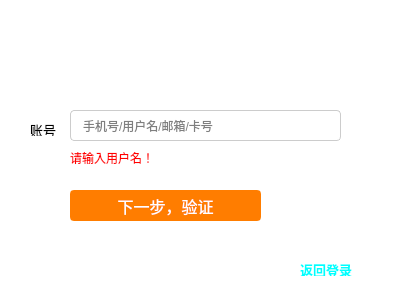
<?xml version="1.0" encoding="UTF-8"?>
<ui version="4.0">
 <class>Formpwd</class>
 <widget class="QWidget" name="Formpwd">
  <property name="geometry">
   <rect>
    <x>0</x>
    <y>0</y>
    <width>400</width>
    <height>300</height>
   </rect>
  </property>
  <property name="minimumSize">
   <size>
    <width>400</width>
    <height>300</height>
   </size>
  </property>
  <property name="maximumSize">
   <size>
    <width>400</width>
    <height>300</height>
   </size>
  </property>
  <property name="windowTitle">
   <string/>
  </property>
  <property name="styleSheet">
   <string notr="true">background-color: rgb(255, 255, 255);</string>
  </property>
  <widget class="QStackedWidget" name="pwdstackedWidget">
   <property name="geometry">
    <rect>
     <x>10</x>
     <y>30</y>
     <width>381</width>
     <height>261</height>
    </rect>
   </property>
   <property name="whatsThis">
    <string>忘记密码-修改密码</string>
   </property>
   <property name="currentIndex">
    <number>0</number>
   </property>
   <widget class="QWidget" name="page">
    <widget class="QLabel" name="label_8">
     <property name="geometry">
      <rect>
       <x>20</x>
       <y>90</y>
       <width>41</width>
       <height>16</height>
      </rect>
     </property>
     <property name="text">
      <string>&lt;html&gt;&lt;head/&gt;&lt;body&gt;&lt;p&gt;&lt;span style=&quot; font-size:10pt; color:#000000;&quot;&gt;账号&lt;/span&gt;&lt;/p&gt;&lt;/body&gt;&lt;/html&gt;</string>
     </property>
    </widget>
    <widget class="QLineEdit" name="usernameEdit">
     <property name="enabled">
      <bool>true</bool>
     </property>
     <property name="geometry">
      <rect>
       <x>60</x>
       <y>80</y>
       <width>271</width>
       <height>31</height>
      </rect>
     </property>
     <property name="styleSheet">
      <string notr="true">QLineEdit {
    border: 1px solid #cccccc; /* 浅灰色边框（默认可见） */
    border-radius: 4px; /* 可选：圆角更美观 */
    padding: 0 10px; /* 可选：输入内容不贴边 */
    height: 40px; /* 可选：统一高度 */
}
QLineEdit:focus {
    border-color: #0066cc; /* 聚焦时变蓝色边框（更醒目） */
}</string>
     </property>
     <property name="echoMode">
      <enum>QLineEdit::EchoMode::Normal</enum>
     </property>
     <property name="placeholderText">
      <string>手机号/用户名/邮箱/卡号</string>
     </property>
    </widget>
    <widget class="QPushButton" name="pushButton_2">
     <property name="geometry">
      <rect>
       <x>60</x>
       <y>160</y>
       <width>191</width>
       <height>31</height>
      </rect>
     </property>
     <property name="styleSheet">
      <string notr="true">/* 登录按钮基础样式（橙色边框+橙色背景，搭配白色文字） */
QPushButton {
    /* 橙色边框：#ff7d00 是常用登录页橙色，可替换为 #ff9900（浅橙）、#ff6600（深橙） */
    border: 2px solid #ff7d00; 
    border-radius: 4px; /* 圆角（和输入框保持一致，更协调） */
    background-color: #ff7d00; /* 按钮背景色（和边框同色，一体化效果） */
    color: white; /* 文字白色 */
    font-size: 16px; /* 文字大小 */
    height: 44px; /* 按钮高度（和输入框呼应） */
}

/* 悬浮状态（边框加深+背景色变深，更有交互感） */
QPushButton:hover {
    border-color: #ff6600; /* 悬浮时边框深橙色 */
    background-color: #ff6600; /* 悬浮时背景深橙色 */
}

/* 点击状态（边框再加深+背景色压暗，模拟按压效果） */
QPushButton:pressed {
    border-color: #e65c00; /* 点击时边框更深橙色 */
    background-color: #e65c00; /* 点击时背景更深橙色 */
}

/* 禁用状态（可选：如果按钮需要禁用，边框和背景变灰色） */
QPushButton:disabled {
    border-color: #cccccc;
    background-color: #cccccc;
    color: #ffffff;
}</string>
     </property>
     <property name="text">
      <string>下一步，验证</string>
     </property>
    </widget>
    <widget class="QLabel" name="tip1Label">
     <property name="enabled">
      <bool>true</bool>
     </property>
     <property name="geometry">
      <rect>
       <x>60</x>
       <y>120</y>
       <width>91</width>
       <height>16</height>
      </rect>
     </property>
     <property name="styleSheet">
      <string notr="true">color: red; font-size: 12px; visibility: hidden;</string>
     </property>
     <property name="text">
      <string>请输入用户名！</string>
     </property>
    </widget>
   </widget>
   <widget class="QWidget" name="page_2">
    <widget class="QLabel" name="label">
     <property name="geometry">
      <rect>
       <x>20</x>
       <y>40</y>
       <width>54</width>
       <height>16</height>
      </rect>
     </property>
     <property name="text">
      <string>&lt;html&gt;&lt;head/&gt;&lt;body&gt;&lt;p&gt;&lt;span style=&quot; font-size:10pt; color:#000000;&quot;&gt;账号&lt;/span&gt;&lt;/p&gt;&lt;/body&gt;&lt;/html&gt;</string>
     </property>
    </widget>
    <widget class="QLabel" name="label_2">
     <property name="geometry">
      <rect>
       <x>20</x>
       <y>90</y>
       <width>54</width>
       <height>16</height>
      </rect>
     </property>
     <property name="text">
      <string>&lt;html&gt;&lt;head/&gt;&lt;body&gt;&lt;p&gt;&lt;span style=&quot; font-size:10pt; color:#000000;&quot;&gt;绑定手机&lt;/span&gt;&lt;/p&gt;&lt;/body&gt;&lt;/html&gt;</string>
     </property>
    </widget>
    <widget class="QLabel" name="nameshow">
     <property name="geometry">
      <rect>
       <x>110</x>
       <y>40</y>
       <width>101</width>
       <height>16</height>
      </rect>
     </property>
     <property name="text">
      <string>&lt;html&gt;&lt;head/&gt;&lt;body&gt;&lt;p&gt;&lt;span style=&quot; color:#000000;&quot;&gt;&lt;br/&gt;&lt;/span&gt;&lt;/p&gt;&lt;/body&gt;&lt;/html&gt;</string>
     </property>
    </widget>
    <widget class="QLabel" name="phoneshow">
     <property name="geometry">
      <rect>
       <x>110</x>
       <y>90</y>
       <width>111</width>
       <height>16</height>
      </rect>
     </property>
     <property name="text">
      <string>&lt;html&gt;&lt;head/&gt;&lt;body&gt;&lt;p&gt;&lt;span style=&quot; color:#000000;&quot;&gt;&lt;br/&gt;&lt;/span&gt;&lt;/p&gt;&lt;/body&gt;&lt;/html&gt;</string>
     </property>
    </widget>
    <widget class="QLabel" name="label_4">
     <property name="geometry">
      <rect>
       <x>20</x>
       <y>140</y>
       <width>54</width>
       <height>16</height>
      </rect>
     </property>
     <property name="text">
      <string>&lt;html&gt;&lt;head/&gt;&lt;body&gt;&lt;p&gt;&lt;span style=&quot; font-size:10pt; color:#000000;&quot;&gt;验证码&lt;/span&gt;&lt;/p&gt;&lt;/body&gt;&lt;/html&gt;</string>
     </property>
    </widget>
    <widget class="QLineEdit" name="codeEdit">
     <property name="enabled">
      <bool>true</bool>
     </property>
     <property name="geometry">
      <rect>
       <x>110</x>
       <y>130</y>
       <width>221</width>
       <height>31</height>
      </rect>
     </property>
     <property name="styleSheet">
      <string notr="true">QLineEdit {
    border: 1px solid #cccccc; /* 浅灰色边框（默认可见） */
    border-radius: 4px; /* 可选：圆角更美观 */
    padding: 0 10px; /* 可选：输入内容不贴边 */
    height: 40px; /* 可选：统一高度 */
}
QLineEdit:focus {
    border-color: #0066cc; /* 聚焦时变蓝色边框（更醒目） */
}</string>
     </property>
     <property name="echoMode">
      <enum>QLineEdit::EchoMode::Normal</enum>
     </property>
     <property name="placeholderText">
      <string>6位数字</string>
     </property>
    </widget>
    <widget class="QPushButton" name="pushButton_3">
     <property name="geometry">
      <rect>
       <x>110</x>
       <y>190</y>
       <width>191</width>
       <height>31</height>
      </rect>
     </property>
     <property name="styleSheet">
      <string notr="true">/* 登录按钮基础样式（橙色边框+橙色背景，搭配白色文字） */
QPushButton {
    /* 橙色边框：#ff7d00 是常用登录页橙色，可替换为 #ff9900（浅橙）、#ff6600（深橙） */
    border: 2px solid #ff7d00; 
    border-radius: 4px; /* 圆角（和输入框保持一致，更协调） */
    background-color: #ff7d00; /* 按钮背景色（和边框同色，一体化效果） */
    color: white; /* 文字白色 */
    font-size: 16px; /* 文字大小 */
    height: 44px; /* 按钮高度（和输入框呼应） */
}

/* 悬浮状态（边框加深+背景色变深，更有交互感） */
QPushButton:hover {
    border-color: #ff6600; /* 悬浮时边框深橙色 */
    background-color: #ff6600; /* 悬浮时背景深橙色 */
}

/* 点击状态（边框再加深+背景色压暗，模拟按压效果） */
QPushButton:pressed {
    border-color: #e65c00; /* 点击时边框更深橙色 */
    background-color: #e65c00; /* 点击时背景更深橙色 */
}

/* 禁用状态（可选：如果按钮需要禁用，边框和背景变灰色） */
QPushButton:disabled {
    border-color: #cccccc;
    background-color: #cccccc;
    color: #ffffff;
}</string>
     </property>
     <property name="text">
      <string>下一步，验证</string>
     </property>
    </widget>
    <widget class="ClickableLabel" name="getcodeLabel1">
     <property name="geometry">
      <rect>
       <x>240</x>
       <y>140</y>
       <width>81</width>
       <height>20</height>
      </rect>
     </property>
     <property name="text">
      <string>&lt;html&gt;&lt;head/&gt;&lt;body&gt;&lt;p&gt;&lt;span style=&quot; color:#00aaff;&quot;&gt;发送验证码&lt;/span&gt;&lt;/p&gt;&lt;/body&gt;&lt;/html&gt;</string>
     </property>
    </widget>
    <widget class="QLabel" name="tip2Label">
     <property name="enabled">
      <bool>true</bool>
     </property>
     <property name="geometry">
      <rect>
       <x>110</x>
       <y>170</y>
       <width>91</width>
       <height>16</height>
      </rect>
     </property>
     <property name="styleSheet">
      <string notr="true">color: red; font-size: 12px; visibility: hidden;</string>
     </property>
     <property name="text">
      <string>请输入验证码！</string>
     </property>
    </widget>
    <widget class="QLabel" name="tip3Label">
     <property name="enabled">
      <bool>true</bool>
     </property>
     <property name="geometry">
      <rect>
       <x>110</x>
       <y>170</y>
       <width>91</width>
       <height>16</height>
      </rect>
     </property>
     <property name="styleSheet">
      <string notr="true">color: red; font-size: 12px; visibility: hidden;</string>
     </property>
     <property name="text">
      <string>验证码错误！</string>
     </property>
    </widget>
    <widget class="ClickableLabel" name="backLabel_2">
     <property name="geometry">
      <rect>
       <x>110</x>
       <y>230</y>
       <width>81</width>
       <height>16</height>
      </rect>
     </property>
     <property name="text">
      <string>&lt;html&gt;&lt;head/&gt;&lt;body&gt;&lt;p&gt;&lt;span style=&quot; font-size:10pt; color:#adadad;&quot;&gt;&amp;lt;返回上一步&lt;/span&gt;&lt;/p&gt;&lt;/body&gt;&lt;/html&gt;</string>
     </property>
    </widget>
   </widget>
   <widget class="QWidget" name="page_3">
    <widget class="QLabel" name="label_9">
     <property name="geometry">
      <rect>
       <x>20</x>
       <y>70</y>
       <width>41</width>
       <height>16</height>
      </rect>
     </property>
     <property name="text">
      <string>&lt;html&gt;&lt;head/&gt;&lt;body&gt;&lt;p&gt;&lt;span style=&quot; font-size:10pt; font-weight:700; color:#000000;&quot;&gt;新密码&lt;/span&gt;&lt;/p&gt;&lt;/body&gt;&lt;/html&gt;</string>
     </property>
    </widget>
    <widget class="QLineEdit" name="pwdEdit">
     <property name="enabled">
      <bool>true</bool>
     </property>
     <property name="geometry">
      <rect>
       <x>80</x>
       <y>60</y>
       <width>271</width>
       <height>31</height>
      </rect>
     </property>
     <property name="styleSheet">
      <string notr="true">QLineEdit {
    border: 1px solid #cccccc; /* 浅灰色边框（默认可见） */
    border-radius: 4px; /* 可选：圆角更美观 */
    padding: 0 10px; /* 可选：输入内容不贴边 */
    height: 40px; /* 可选：统一高度 */
}
QLineEdit:focus {
    border-color: #0066cc; /* 聚焦时变蓝色边框（更醒目） */
}</string>
     </property>
     <property name="echoMode">
      <enum>QLineEdit::EchoMode::Password</enum>
     </property>
     <property name="placeholderText">
      <string>请设置新密码</string>
     </property>
    </widget>
    <widget class="QLabel" name="label_10">
     <property name="geometry">
      <rect>
       <x>0</x>
       <y>130</y>
       <width>71</width>
       <height>16</height>
      </rect>
     </property>
     <property name="text">
      <string>&lt;html&gt;&lt;head/&gt;&lt;body&gt;&lt;p&gt;&lt;span style=&quot; font-size:10pt; font-weight:700; color:#000000;&quot;&gt;确认新密码&lt;/span&gt;&lt;/p&gt;&lt;/body&gt;&lt;/html&gt;</string>
     </property>
    </widget>
    <widget class="QLineEdit" name="pwdEdit_2">
     <property name="geometry">
      <rect>
       <x>80</x>
       <y>120</y>
       <width>271</width>
       <height>31</height>
      </rect>
     </property>
     <property name="styleSheet">
      <string notr="true">QLineEdit {
    border: 1px solid #cccccc; /* 浅灰色边框（默认可见） */
    border-radius: 4px; /* 可选：圆角更美观 */
    padding: 0 10px; /* 可选：输入内容不贴边 */
    height: 40px; /* 可选：统一高度 */
}
QLineEdit:focus {
    border-color: #0066cc; /* 聚焦时变蓝色边框（更醒目） */
}</string>
     </property>
     <property name="echoMode">
      <enum>QLineEdit::EchoMode::Password</enum>
     </property>
     <property name="placeholderText">
      <string>再次输入密码</string>
     </property>
    </widget>
    <widget class="QPushButton" name="pushButton_4">
     <property name="geometry">
      <rect>
       <x>80</x>
       <y>200</y>
       <width>161</width>
       <height>31</height>
      </rect>
     </property>
     <property name="styleSheet">
      <string notr="true">/* 登录按钮基础样式（橙色边框+橙色背景，搭配白色文字） */
QPushButton {
    /* 橙色边框：#ff7d00 是常用登录页橙色，可替换为 #ff9900（浅橙）、#ff6600（深橙） */
    border: 2px solid #ff7d00; 
    border-radius: 4px; /* 圆角（和输入框保持一致，更协调） */
    background-color: #ff7d00; /* 按钮背景色（和边框同色，一体化效果） */
    color: white; /* 文字白色 */
    font-size: 16px; /* 文字大小 */
    height: 44px; /* 按钮高度（和输入框呼应） */
}

/* 悬浮状态（边框加深+背景色变深，更有交互感） */
QPushButton:hover {
    border-color: #ff6600; /* 悬浮时边框深橙色 */
    background-color: #ff6600; /* 悬浮时背景深橙色 */
}

/* 点击状态（边框再加深+背景色压暗，模拟按压效果） */
QPushButton:pressed {
    border-color: #e65c00; /* 点击时边框更深橙色 */
    background-color: #e65c00; /* 点击时背景更深橙色 */
}

/* 禁用状态（可选：如果按钮需要禁用，边框和背景变灰色） */
QPushButton:disabled {
    border-color: #cccccc;
    background-color: #cccccc;
    color: #ffffff;
}</string>
     </property>
     <property name="text">
      <string>完成</string>
     </property>
    </widget>
    <widget class="ClickableLabel" name="backLabel">
     <property name="geometry">
      <rect>
       <x>80</x>
       <y>240</y>
       <width>81</width>
       <height>16</height>
      </rect>
     </property>
     <property name="text">
      <string>&lt;html&gt;&lt;head/&gt;&lt;body&gt;&lt;p&gt;&lt;span style=&quot; font-size:10pt; color:#adadad;&quot;&gt;&amp;lt;返回上一步&lt;/span&gt;&lt;/p&gt;&lt;/body&gt;&lt;/html&gt;</string>
     </property>
    </widget>
    <widget class="QLabel" name="label_11">
     <property name="geometry">
      <rect>
       <x>80</x>
       <y>160</y>
       <width>291</width>
       <height>16</height>
      </rect>
     </property>
     <property name="text">
      <string>&lt;html&gt;&lt;head/&gt;&lt;body&gt;&lt;p&gt;&lt;span style=&quot; font-family:'Noto Sans SC'; font-size:12px; color:#666666;&quot;&gt;密码需为 8-20 位字母、数字和符号的组合，不含空格&lt;/span&gt;&lt;/p&gt;&lt;/body&gt;&lt;/html&gt;</string>
     </property>
    </widget>
    <widget class="QLabel" name="tip4Label">
     <property name="enabled">
      <bool>true</bool>
     </property>
     <property name="geometry">
      <rect>
       <x>80</x>
       <y>100</y>
       <width>91</width>
       <height>16</height>
      </rect>
     </property>
     <property name="styleSheet">
      <string notr="true">color: red; font-size: 12px; visibility: hidden;</string>
     </property>
     <property name="text">
      <string>密码格式不正确！</string>
     </property>
    </widget>
    <widget class="QLabel" name="tip5Label">
     <property name="enabled">
      <bool>true</bool>
     </property>
     <property name="geometry">
      <rect>
       <x>80</x>
       <y>180</y>
       <width>301</width>
       <height>16</height>
      </rect>
     </property>
     <property name="styleSheet">
      <string notr="true">color: red; font-size: 12px; visibility: hidden;</string>
     </property>
     <property name="text">
      <string>两次密码输入不一致！</string>
     </property>
    </widget>
   </widget>
  </widget>
  <widget class="ClickableLabel" name="backLabel_3">
   <property name="geometry">
    <rect>
     <x>300</x>
     <y>260</y>
     <width>81</width>
     <height>16</height>
    </rect>
   </property>
   <property name="text">
    <string>&lt;html&gt;&lt;head/&gt;&lt;body&gt;&lt;p&gt;&lt;span style=&quot; font-size:10pt; font-weight:700; color:#00ffff;&quot;&gt;返回登录&lt;/span&gt;&lt;/p&gt;&lt;/body&gt;&lt;/html&gt;</string>
   </property>
  </widget>
 </widget>
 <customwidgets>
  <customwidget>
   <class>ClickableLabel</class>
   <extends>QLabel</extends>
   <header location="global">clickablelabel.h</header>
   <slots>
    <signal>clicked()</signal>
    <slot>on_switchLabel_clicked()</slot>
   </slots>
  </customwidget>
 </customwidgets>
 <resources/>
 <connections/>
</ui>
